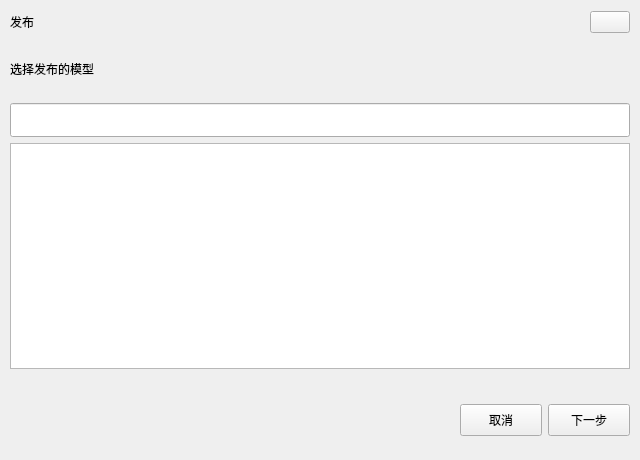
<?xml version="1.0" encoding="UTF-8"?>
<ui version="4.0">
 <class>PublishWindow</class>
 <widget class="QWidget" name="PublishWindow">
  <property name="geometry">
   <rect>
    <x>0</x>
    <y>0</y>
    <width>640</width>
    <height>460</height>
   </rect>
  </property>
  <property name="windowTitle">
   <string>PublishWindow</string>
  </property>
  <property name="styleSheet">
   <string notr="true">#widgetBtns{border:none}</string>
  </property>
  <layout class="QVBoxLayout" name="verticalLayout">
   <property name="spacing">
    <number>0</number>
   </property>
   <property name="leftMargin">
    <number>0</number>
   </property>
   <property name="topMargin">
    <number>0</number>
   </property>
   <property name="rightMargin">
    <number>0</number>
   </property>
   <property name="bottomMargin">
    <number>0</number>
   </property>
   <item>
    <widget class="QWidget" name="widgetMain" native="true">
     <property name="minimumSize">
      <size>
       <width>640</width>
       <height>460</height>
      </size>
     </property>
     <property name="maximumSize">
      <size>
       <width>640</width>
       <height>460</height>
      </size>
     </property>
     <layout class="QVBoxLayout" name="verticalLayout_2">
      <property name="spacing">
       <number>0</number>
      </property>
      <property name="leftMargin">
       <number>0</number>
      </property>
      <property name="topMargin">
       <number>0</number>
      </property>
      <property name="rightMargin">
       <number>0</number>
      </property>
      <property name="bottomMargin">
       <number>0</number>
      </property>
      <item>
       <widget class="QWidget" name="widgetTitle" native="true">
        <property name="minimumSize">
         <size>
          <width>0</width>
          <height>44</height>
         </size>
        </property>
        <layout class="QHBoxLayout" name="horizontalLayout_2">
         <property name="leftMargin">
          <number>10</number>
         </property>
         <property name="topMargin">
          <number>1</number>
         </property>
         <property name="rightMargin">
          <number>10</number>
         </property>
         <property name="bottomMargin">
          <number>1</number>
         </property>
         <item>
          <widget class="QLabel" name="label_2">
           <property name="text">
            <string>发布</string>
           </property>
          </widget>
         </item>
         <item>
          <spacer name="horizontalSpacer_3">
           <property name="orientation">
            <enum>Qt::Horizontal</enum>
           </property>
           <property name="sizeHint" stdset="0">
            <size>
             <width>40</width>
             <height>20</height>
            </size>
           </property>
          </spacer>
         </item>
         <item>
          <widget class="QPushButton" name="btnClose">
           <property name="focusPolicy">
            <enum>Qt::NoFocus</enum>
           </property>
           <property name="toolTip">
            <string>关闭</string>
           </property>
           <property name="text">
            <string/>
           </property>
          </widget>
         </item>
        </layout>
       </widget>
      </item>
      <item>
       <widget class="QWidget" name="widgetBody" native="true">
        <layout class="QVBoxLayout" name="verticalLayout_4">
         <property name="spacing">
          <number>0</number>
         </property>
         <property name="leftMargin">
          <number>0</number>
         </property>
         <property name="topMargin">
          <number>0</number>
         </property>
         <property name="rightMargin">
          <number>0</number>
         </property>
         <property name="bottomMargin">
          <number>0</number>
         </property>
         <item>
          <widget class="QWidget" name="horizontalWidget" native="true">
           <property name="minimumSize">
            <size>
             <width>0</width>
             <height>49</height>
            </size>
           </property>
           <layout class="QHBoxLayout" name="horizontalLayout">
            <property name="leftMargin">
             <number>10</number>
            </property>
            <property name="topMargin">
             <number>0</number>
            </property>
            <property name="rightMargin">
             <number>10</number>
            </property>
            <property name="bottomMargin">
             <number>0</number>
            </property>
            <item>
             <widget class="QLabel" name="label">
              <property name="minimumSize">
               <size>
                <width>0</width>
                <height>30</height>
               </size>
              </property>
              <property name="sizeIncrement">
               <size>
                <width>84</width>
                <height>13</height>
               </size>
              </property>
              <property name="text">
               <string>选择发布的模型</string>
              </property>
             </widget>
            </item>
            <item>
             <spacer name="horizontalSpacer_2">
              <property name="orientation">
               <enum>Qt::Horizontal</enum>
              </property>
              <property name="sizeHint" stdset="0">
               <size>
                <width>40</width>
                <height>20</height>
               </size>
              </property>
             </spacer>
            </item>
           </layout>
          </widget>
         </item>
         <item>
          <widget class="QWidget" name="widgetBody2" native="true">
           <layout class="QVBoxLayout" name="verticalLayout_3">
            <property name="leftMargin">
             <number>10</number>
            </property>
            <property name="topMargin">
             <number>10</number>
            </property>
            <property name="rightMargin">
             <number>10</number>
            </property>
            <property name="bottomMargin">
             <number>10</number>
            </property>
            <item>
             <widget class="SearchLineEdit" name="lineEditSearch">
              <property name="minimumSize">
               <size>
                <width>572</width>
                <height>34</height>
               </size>
              </property>
              <property name="focusPolicy">
               <enum>Qt::TabFocus</enum>
              </property>
             </widget>
            </item>
            <item>
             <widget class="QTableWidget" name="tableWidget"/>
            </item>
           </layout>
          </widget>
         </item>
         <item>
          <widget class="QWidget" name="widgetBtns" native="true">
           <property name="minimumSize">
            <size>
             <width>0</width>
             <height>81</height>
            </size>
           </property>
           <layout class="QHBoxLayout" name="horizontalLayout_3">
            <property name="leftMargin">
             <number>10</number>
            </property>
            <property name="topMargin">
             <number>1</number>
            </property>
            <property name="rightMargin">
             <number>10</number>
            </property>
            <property name="bottomMargin">
             <number>0</number>
            </property>
            <item>
             <spacer name="horizontalSpacer">
              <property name="orientation">
               <enum>Qt::Horizontal</enum>
              </property>
              <property name="sizeHint" stdset="0">
               <size>
                <width>40</width>
                <height>20</height>
               </size>
              </property>
             </spacer>
            </item>
            <item>
             <widget class="QPushButton" name="btn_cancel">
              <property name="minimumSize">
               <size>
                <width>82</width>
                <height>32</height>
               </size>
              </property>
              <property name="sizeIncrement">
               <size>
                <width>82</width>
                <height>32</height>
               </size>
              </property>
              <property name="focusPolicy">
               <enum>Qt::NoFocus</enum>
              </property>
              <property name="text">
               <string>取消</string>
              </property>
              <property name="default">
               <bool>false</bool>
              </property>
              <property name="flat">
               <bool>false</bool>
              </property>
             </widget>
            </item>
            <item>
             <widget class="QPushButton" name="btn_next">
              <property name="minimumSize">
               <size>
                <width>82</width>
                <height>32</height>
               </size>
              </property>
              <property name="text">
               <string>下一步</string>
              </property>
              <property name="autoDefault">
               <bool>true</bool>
              </property>
              <property name="default">
               <bool>false</bool>
              </property>
             </widget>
            </item>
           </layout>
          </widget>
         </item>
        </layout>
       </widget>
      </item>
     </layout>
    </widget>
   </item>
  </layout>
 </widget>
 <layoutdefault spacing="6" margin="11"/>
 <customwidgets>
  <customwidget>
   <class>SearchLineEdit</class>
   <extends>QLineEdit</extends>
   <header location="global">UI/Base/Controls/searchlineedit.h</header>
  </customwidget>
 </customwidgets>
 <resources>
  <include location="../themes/green/green.qrc"/>
  <include location="../themes/green/green.qrc"/>
 </resources>
 <connections>
  <connection>
   <sender>btnClose</sender>
   <signal>clicked()</signal>
   <receiver>PublishWindow</receiver>
   <slot>close()</slot>
   <hints>
    <hint type="sourcelabel">
     <x>631</x>
     <y>21</y>
    </hint>
    <hint type="destinationlabel">
     <x>328</x>
     <y>238</y>
    </hint>
   </hints>
  </connection>
 </connections>
</ui>
